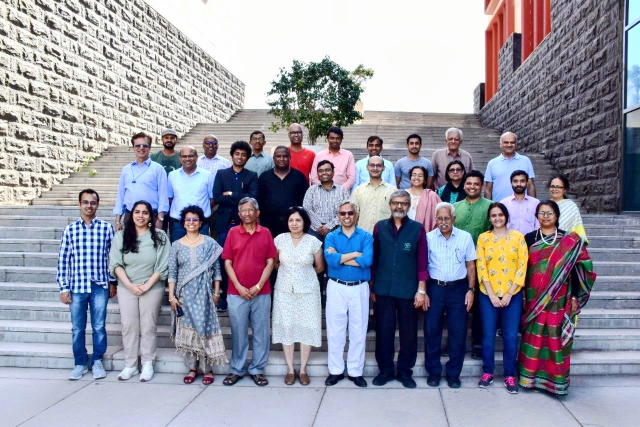
#> input picture Plaksha_Faculty.jpg, 1280 x 854 px (shown at 1/2 size)
$ jupyter execute --allow-errors 'Lab_5_Spring_2026 (1).ipynb'
#> lines starting #> are read from the running program, lines starting #| are printed output that depends on the picture; after the words box and inside, x2 and y2 are one past the last pixel; in counts of white or black regions, pixels touching at a corner belong together
#### Instructions
###### Follow the instructions given in comments prefixed with ## and write your code below that.
###### Also fill the partial code in given blanks.
###### Don't make any changes to the rest part of the codes

### Answer the questions given at the end of this notebook within your report.

### You would need to submit your GitHub repository link. Refer to the PDF document for the instructions and details.

[cell 1]
import cv2 ## import cv2
import numpy as np ## import numpy
import matplotlib.pyplot as plt ## import matplotlib pyplot
from sklearn.cluster import KMeans ## import KMeans cluster from sklearn
from scipy.spatial import distance ## import distance from scipy.spatial
from matplotlib.offsetbox import OffsetImage, AnnotationBbox

[cell 2]
## Reading the image plaksha_Faculty.jpg
img = cv2.imread("Plaksha_Faculty.jpg")
#> img is the input picture: shape (854, 1280, 3); mean B, G, R 162.4, 149, 149.2

## Convert the image to grayscale
gray=cv2.cvtColor(img,cv2.COLOR_BGR2GRAY)
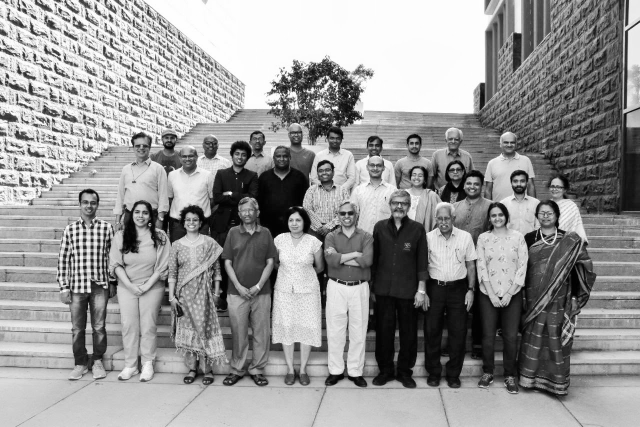
#> gray: shape (854, 1280) (shown at 1/2 size); min 0, max 255, mean 150.6

# Loading the required haar-cascade xml classifier file
face_cascade = cv2.CascadeClassifier(cv2.data.haarcascades + "haarcascade_frontalface_default.xml")

# Applying the face detection method on the grayscale image.
## Change the parameters for better detection of faces in your case.
faces_rect = face_cascade.detectMultiScale(gray, 1.05, 4, minSize=(25,25), maxSize=(50,50))
#> faces_rect = 30 rows, first 6: [322, 263, 33, 33], [654, 265, 31, 31], [500, 266, 30, 30], [892, 267, 31, 31], [409, 277, 28, 28], [812, 274, 34, 34]

# Define the text and font parameters
text = "Face" ## The text you want to write
font = cv2.FONT_HERSHEY_SIMPLEX  ## Font type
font_scale = 0.5 ## Font scale factor
font_color = (0,0,225) ## Text color in BGR format (here, it's red)
font_thickness = 1 ## Thickness of the text

# Iterating through rectangles of detected faces
for (x, y, w, h) in faces_rect:
    cv2.rectangle(img, (x, y), (x+w, y+h), (0, 0, 255), 2)
    cv2.putText(img, text, (x, y-5), font, font_scale,font_color, font_thickness, cv2.LINE_AA)
#> this loop made 30 passes
#> (x, y, w, h) on passes 1 to 12: (322, 263, 33, 33), (654, 265, 31, 31), (500, 266, 30, 30), (892, 267, 31, 31), (409, 277, 28, 28), (812, 274, 34, 34), (464, 296, 33, 33), (632, 328, 34, 34), (819, 337, 33, 33), (570, 426, 39, 39), (576, 253, 32, 32), (1003, 273, 32, 32)
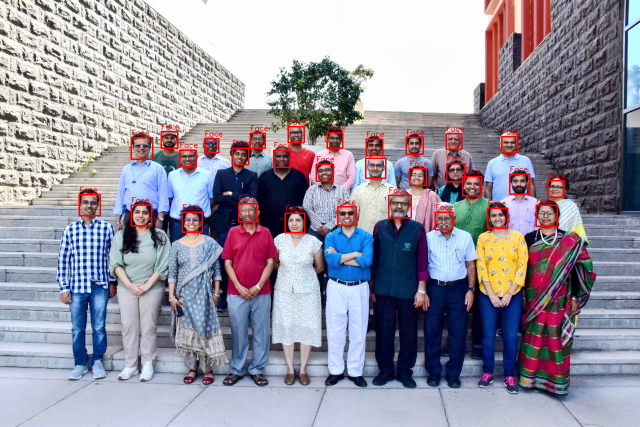
#> img: shape (854, 1280, 3) (shown at 1/2 size); 1.85% of pixels changed, all inside (x1, y1, x2, y2) = (157, 237, 1132, 467)

## Display the image and window title should be "Total number of face detected are #"
cv2.imshow(f"Total number of face detected are {len(faces_rect)}", img)
cv2.waitKey(0)
cv2.destroyAllWindows()

[cell 3]
from matplotlib.offsetbox import OffsetImage, AnnotationBbox

# Extract face region features (Hue and Saturation)
img_hsv = cv2.cvtColor(img, cv2.COLOR_BGR2HSV)  ## call the img and convert it from BGR to HSV and store in img_hsv
#> img_hsv: shape (854, 1280, 3); mean H, S, V 86, 70.6, 173.4

hue_saturation = []
face_images = []  # To store detected face images

for (x, y, w, h) in faces_rect:
    face = img_hsv[y:y + h, x:x + w]
    hue = np.mean(face[:, :, 0])
    saturation = np.mean(face[:, :, 1])
    hue_saturation.append((hue, saturation))
    face_images.append(face)
#> this loop made 30 passes
#> (x, y, w, h, hue, saturation) on passes 1 to 12: (322, 263, 33, 33, 59.29, 121.7), (654, 265, 31, 31, 50.4, 133.1), (500, 266, 30, 30, 34.12, 118.3), (892, 267, 31, 31, 81.31, 108.2), (409, 277, 28, 28, 108, 121.1), (812, 274, 34, 34, 62.79, 116.9), (464, 296, 33, 33, 42.56, 134.3), (632, 328, 34, 34, 81.22, 114.8), (819, 337, 33, 33, 36.69, 114.4), (570, 426, 39, 39, 55.81, 115.3), (576, 253, 32, 32, 78.22, 99.11), (1003, 273, 32, 32, 51.71, 106.9)
#> after the loop, face_images = 30 items; hue_saturation = 30 pairs, first value 23.14 to 120.8, second value 80.77 to 138

hue_saturation = np.array(hue_saturation)

## Perform k-Means clustering on hue_saturation and store in kmeans
kmeans = KMeans(n_clusters=2, random_state=0).fit(hue_saturation)

#centroids = kmeans.cluster_centers_
#labels = kmeans.labels_

# Create a figure and axis
fig, ax = plt.subplots(figsize=(12, 6))

# Plot the clustered faces with custom markers
for i, (x,y,w,h ) in enumerate(faces_rect):
    im = OffsetImage(cv2.cvtColor(cv2.resize(face_images[i], (20, 20)), cv2.COLOR_HSV2RGB))
    ab = AnnotationBbox(im, (hue_saturation[i, 0], hue_saturation[i, 1]), frameon=False, pad=0)
    ax.add_artist(ab)
    plt.plot(hue_saturation[i, 0], hue_saturation[i, 1])

## Put x label
plt.xlabel("Hue")

## Put y label
plt.ylabel("Saturation")

## Put title
plt.title("KMeans Clustering of Faces (Hue vs Saturation)")

## Put grid
plt.grid()

## show the plot
plt.show()
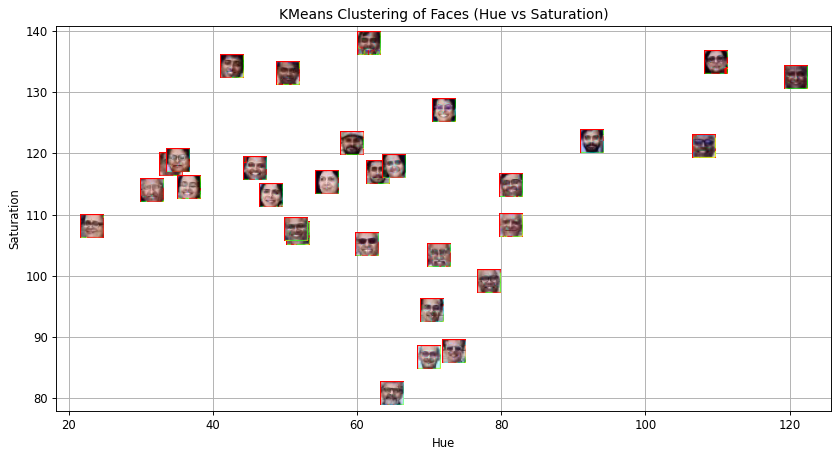
#> figure drawn by matplotlib, 1 panel

[cell 4]
# Create an empty list to store legend labels
legend_labels = []

# Create lists to store points for each cluster
cluster_0_points = []
cluster_1_points = []

# Your code for scatter plot goes here
fig, ax = plt.subplots(figsize=(12, 6))
for i, (x, y, w, h) in enumerate(faces_rect):
    if kmeans.labels_[i] == 0:
        cluster_0_points.append((hue_saturation[i, 0], hue_saturation[i, 1]))
    else:
        cluster_1_points.append((hue_saturation[i, 0], hue_saturation[i, 1]))
#> after the loop, cluster_0_points = [(59.29, 121.7), (50.4, 133.1), (34.12, 118.3), (62.79, 116.9), (42.56, 134.3), (36.69, 114.4), (55.81, 115.3), (51.71, 106.9), (61.67, 138), (45.8, 117.5), (23.14, 108), (31.55, 113.9), (48.03, 113.2), (51.53, 107.6), (61.3, 105.1), (65.06, 117.9), (35.11, 118.8)]; cluster_1_points = [(81.31, 108.2), (108, 121.1), (81.22, 114.8), (78.22, 99.11), (120.8, 132.5), (109.7, 134.9), (72, 127.1), (69.96, 86.68), (92.49, 122), (70.27, 94.28), (71.27, 103.4), (73.39, 87.63), (64.75, 80.77)]

cluster_0_points = np.array(cluster_0_points)
#> cluster_0_points = 17 rows, first 8: [59.29, 121.7], [50.4, 133.1], [34.12, 118.3], [62.79, 116.9], [42.56, 134.3], [36.69, 114.4], [55.81, 115.3], [51.71, 106.9]

# Plot points for cluster 0 in green
plt.scatter(cluster_0_points[:, 0], cluster_0_points[:, 1], c='green', label='Cluster 0')

cluster_1_points = np.array(cluster_1_points)
#> cluster_1_points = 13 rows, first 8: [81.31, 108.2], [108, 121.1], [81.22, 114.8], [78.22, 99.11], [120.8, 132.5], [109.7, 134.9], [72, 127.1], [69.96, 86.68]

# Plot points for cluster 1 in blue
plt.scatter(cluster_1_points[:, 0], cluster_1_points[:, 1], c='blue', label='Cluster 1')

# Calculate and plot centroids
centroid_0 = kmeans.cluster_centers_[0]
#> centroid_0 = [48.03, 117.7]
centroid_1 = kmeans.cluster_centers_[1]
#> centroid_1 = [84.11, 108.7]

# Plot both the centroid for cluster 0 and cluster 1
plt.scatter(centroid_0[0], centroid_0[1], c='red', marker='x', s=200, label='Centroid 0')
plt.scatter(centroid_1[0], centroid_1[1], c='black', marker='x', s=200, label='Centroid 1')

## Put x label
plt.xlabel("Hue")

## Put y label
plt.ylabel("Saturation")

## Put title
plt.title("Cluster Visualization (Hue vs Saturation)")

## Add a legend
plt.legend()

## Add grid
plt.grid()

## Show the plot
plt.show()
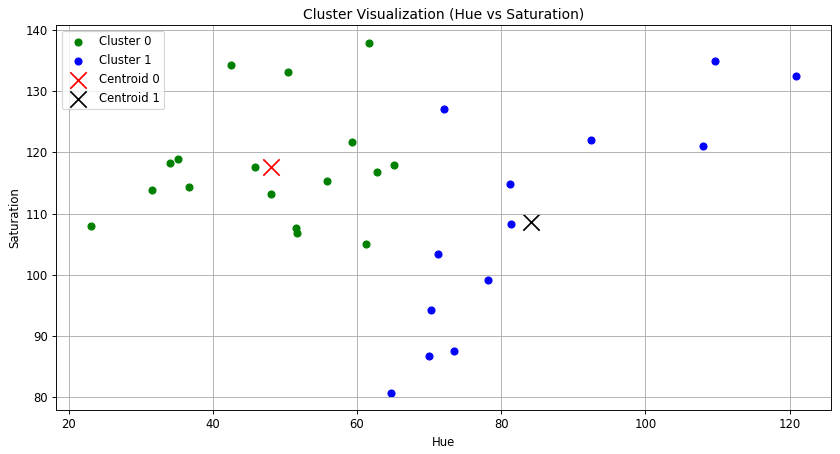
#> figure drawn by matplotlib, 1 panel

[cell 5]
## Read the class of the template image 'Dr_Shashi_Tharoor.jpg' using cv2 and store it in template_img
template_img = cv2.imread("Dr_Shashi_Tharoor.jpg")
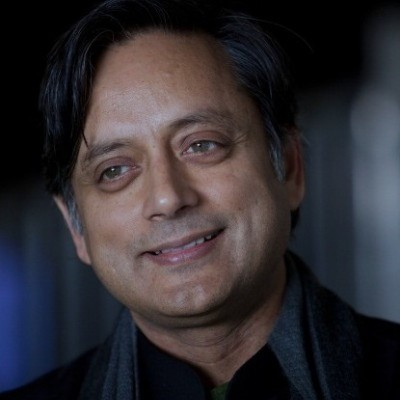
#> input picture Dr_Shashi_Tharoor.jpg, 400 x 400 px
#> template_img is the input picture: shape (400, 400, 3); mean B, G, R 49.8, 45.4, 49.1

# Detect face  in the template image after converting it to gray and store it in template_faces
template_faces = face_cascade.detectMultiScale(
    cv2.cvtColor(template_img, cv2.COLOR_BGR2GRAY),
    1.05,
    4
)
#> template_faces = [[43, 60, 253, 253]]

# Draw rectangles around the detected faces
for (x, y, w, h) in template_faces:
    cv2.rectangle(template_img, (x, y), (x + w, y + h), (0, 255, 0), 3)
#> this loop made 1 pass
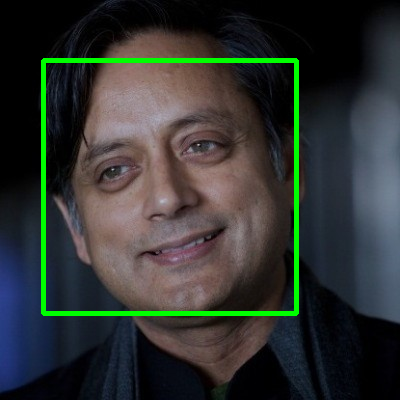
#> template_img: shape (400, 400, 3); 3.16% of pixels changed, all inside (x1, y1, x2, y2) = (41, 58, 299, 316)

#> (the rest of this cell did not finish here and is left out)

[cell 6]
# Convert the template image to HSV color space and store it in template_hsv
template_hsv = cv2.cvtColor(template_img, cv2.COLOR_BGR2HSV)
#> template_hsv: shape (400, 400, 3); mean H, S, V 66.7, 90.5, 64.6

# Extract hue and saturation features from the template image as we did it for detected faces.
template_hue = np.mean(template_hsv[:, :, 0])
#> template_hue = 66.72
template_saturation = np.mean(template_hsv[:, :, 1])
#> template_saturation = 90.52

# Predict the cluster label for the template image and store it in template_label
template_label = kmeans.predict([[template_hue, template_saturation]])[0]
#> template_label = 1

# Create a figure and axis for visualization
fig, ax = plt.subplots(figsize=(12, 6))

# Plot the clustered faces with custom markers (similar to previous code)
for i, (x, y, w, h) in enumerate(faces_rect):
    color = 'red' if kmeans.labels_[i] == 0 else 'blue'
    im = OffsetImage(cv2.cvtColor(cv2.resize(face_images[i], (20, 20)), cv2.COLOR_HSV2RGB))
    ab = AnnotationBbox(im, (hue_saturation[i, 0], hue_saturation[i, 1]), frameon=False, pad=0)
    ax.add_artist(ab)
    plt.plot(hue_saturation[i, 0], hue_saturation[i, 1], 'o', markersize=5, color=color)
#> this loop made 30 passes

# Plot the template image in the respective cluster
if template_label == 0:
    color = 'red'
else:
    color = 'blue'

im = OffsetImage(cv2.cvtColor(cv2.resize(template_img, (20, 20)), cv2.COLOR_BGR2RGB))
ab = AnnotationBbox(im, (template_hue, template_saturation), frameon=False, pad=0)
ax.add_artist(ab)

## Put x label
plt.xlabel("Hue")

## Put y label
plt.ylabel("Saturation")

## Put title
plt.title("Template Image Cluster Assignment")

## Add grid
plt.grid()

## show plot
plt.show()

[cell 7]
# Create an empty list to store legend labels
legend_labels = []

# Create lists to store points for each cluster
cluster_0_points = []
cluster_1_points = []

# Your code for scatter plot goes here
fig, ax = plt.subplots(figsize=(12, 6))
for i, (x, y, w, h) in enumerate(faces_rect):
    if kmeans.labels_[i] == 0:
        cluster_0_points.append((hue_saturation[i, 0], hue_saturation[i, 1]))
    else:
        cluster_1_points.append((hue_saturation[i, 0], hue_saturation[i, 1]))
#> after the loop, cluster_0_points = [(59.29, 121.7), (50.4, 133.1), (34.12, 118.3), (62.79, 116.9), (42.56, 134.3), (36.69, 114.4), (55.81, 115.3), (51.71, 106.9), (61.67, 138), (45.8, 117.5), (23.14, 108), (31.55, 113.9), (48.03, 113.2), (51.53, 107.6), (61.3, 105.1), (65.06, 117.9), (35.11, 118.8)]; cluster_1_points = [(81.31, 108.2), (108, 121.1), (81.22, 114.8), (78.22, 99.11), (120.8, 132.5), (109.7, 134.9), (72, 127.1), (69.96, 86.68), (92.49, 122), (70.27, 94.28), (71.27, 103.4), (73.39, 87.63), (64.75, 80.77)]

# Plot points for cluster 0 in green
cluster_0_points = np.array(cluster_0_points)
#> cluster_0_points = 17 rows, first 8: [59.29, 121.7], [50.4, 133.1], [34.12, 118.3], [62.79, 116.9], [42.56, 134.3], [36.69, 114.4], [55.81, 115.3], [51.71, 106.9]
plt.scatter(cluster_0_points[:, 0], cluster_0_points[:, 1], c='green', label='Cluster 0')

# Plot points for cluster 1 in blue
cluster_1_points = np.array(cluster_1_points)
#> cluster_1_points = 13 rows, first 8: [81.31, 108.2], [108, 121.1], [81.22, 114.8], [78.22, 99.11], [120.8, 132.5], [109.7, 134.9], [72, 127.1], [69.96, 86.68]
plt.scatter(cluster_1_points[:, 0], cluster_1_points[:, 1], c='blue', label='Cluster 1')

# Calculate and plot centroids for both the clusters
centroid_0 = kmeans.cluster_centers_[0]
centroid_1 = kmeans.cluster_centers_[1]

plt.scatter(centroid_0[0], centroid_0[1], c='red', marker='x', s=200, label='Centroid 0')  ## plot for centroid 0
plt.scatter(centroid_1[0], centroid_1[1], c='black', marker='x', s=200, label='Centroid 1')  ## plot for centroid 1

plt.plot(template_hue, template_saturation, marker='o', c='violet',
         markersize=10, label='Class ?')

## Put x label
plt.xlabel("Hue")

## Put y label
plt.ylabel("Saturation")

## Put title
plt.title("Final Cluster Visualization with Template")

## Add a legend
plt.legend()

## Add grid
plt.grid()

## show the plot
plt.show()
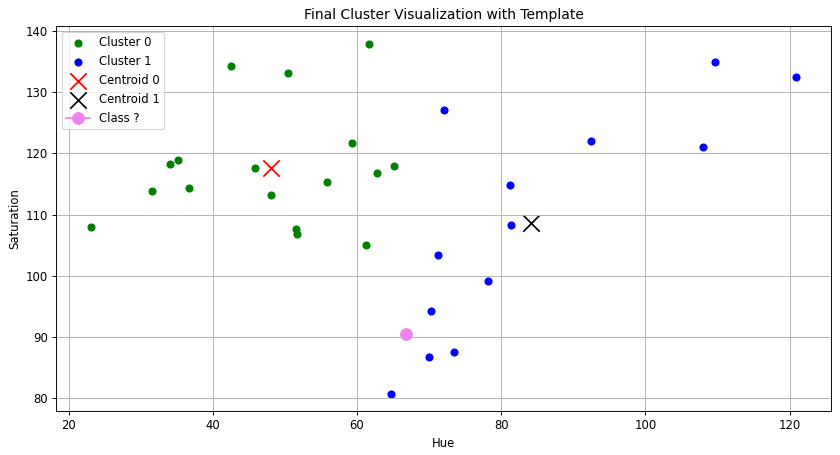
#> figure drawn by matplotlib, 1 panel
